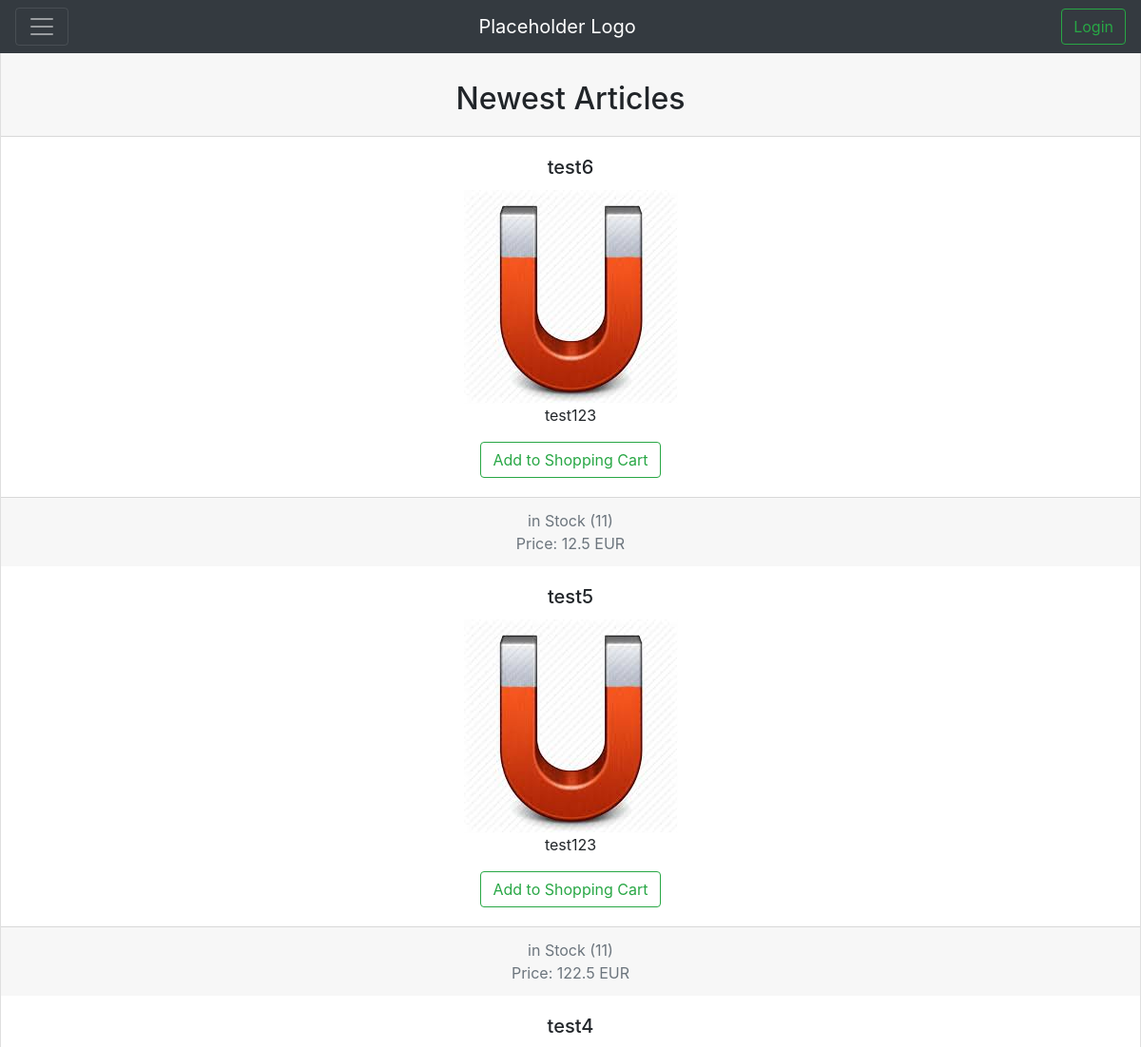
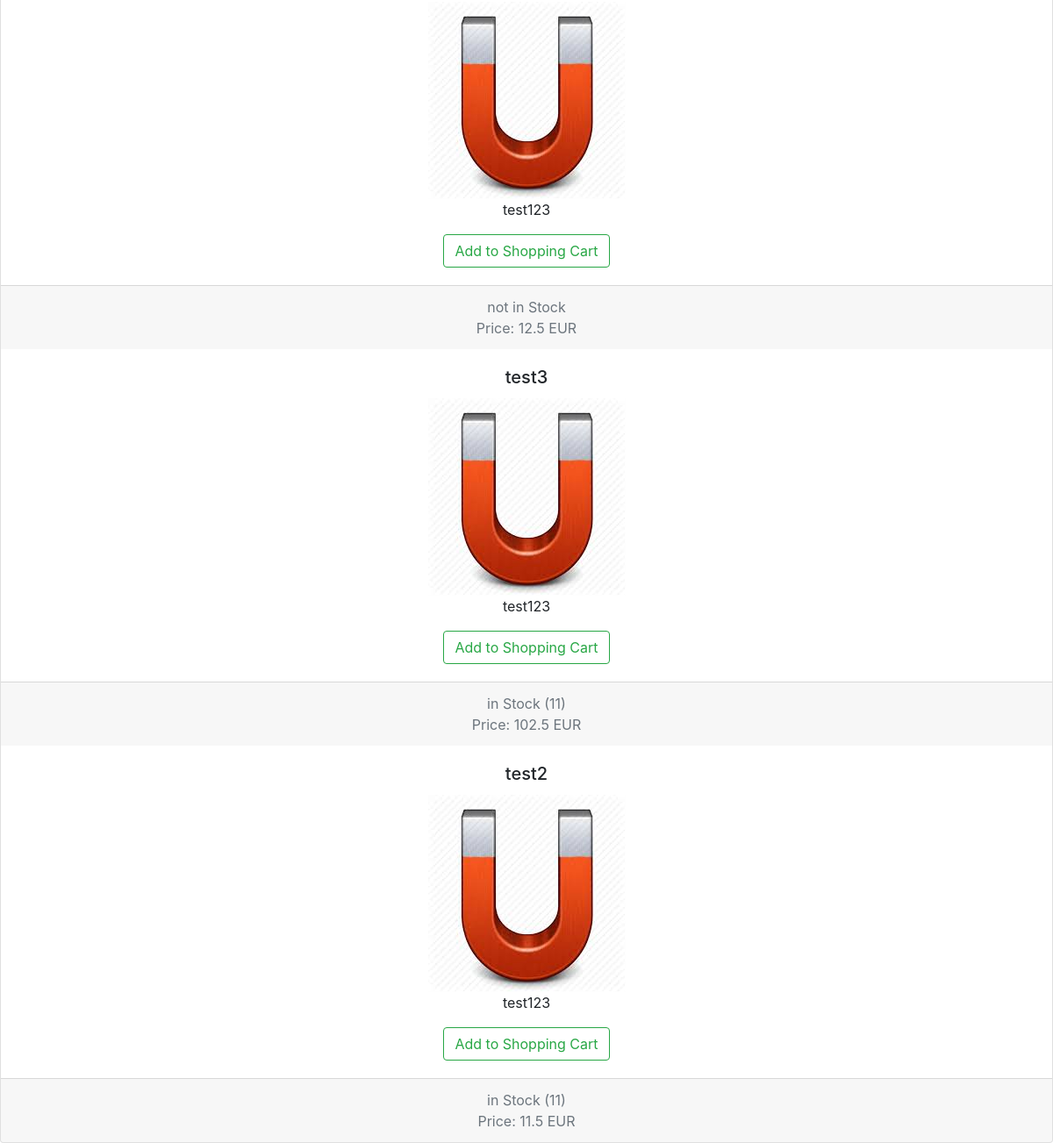
The page /dist/index.php on the database its author committed (2 pictures, top to bottom).
### tables this page shows
CREATE TABLE `article` (
  `article_id` int(255) NOT NULL,
  `article_name` varchar(200) NOT NULL,
  `description` varchar(2000) NOT NULL,
  `price` decimal(10,2) NOT NULL,
  `stock` int(11) NOT NULL,
  `picture` varchar(255) DEFAULT NULL,
  `category` enum('Hardware','Software') DEFAULT NULL,
  `os` enum('Windows','Mac') NOT NULL,
  `status` enum('active','hidden') NOT NULL DEFAULT 'active'
);

### dist/php/db_functions.php (called while the page is built, shortened)
<?php
class userClass
{
  private $conn;
  public function __construct()
  {
    $database = new Database();
    $db = $database->dbConnection();
    $this->conn = $db;
  }
  public function runQuery($sql)
  {
    $stmt = $this->conn->prepare($sql);
    return $stmt;
  }
  public function getCurrency()
  {
    if($this->is_loggedin()) {
      $stmt = $this->runQuery("SELECT * FROM customer_currency WHERE customer_id=:customer_id");
      $stmt->execute(array(':customer_id' => $_SESSION['user_session']));
      $currency = $stmt->fetch(PDO::FETCH_ASSOC);
      return $currency['currency'];
    }
    else
    {
      return "EUR";
    }
  }
}

### dist/php/frontpage.php (the view)
<?php
$user_req = new userClass();
$stmt = $user_req->runQuery("SELECT * FROM new_article");
$stmt->execute();
if($user_req->is_loggedin()){
  $rate = $user_req->getRate();
}
else{
  $rate=1;
}
?>
<br/><br/>
<div class="card text-center">
  <div class="card-header">
    <br/>
    <h2>Newest Articles</h2>
  </div>
  <?php
  while($userReq=$stmt->fetch(PDO::FETCH_ASSOC)){
    ?>
    <div class="card-body">
      <h5 class="card-title"><?php echo($userReq['article_name']);  ?></h5>
      <img src="<?php echo($userReq['picture']);?>" class="article_image"/>
      <p class="card-text"><?php echo($userReq['description']);  ?></p>
      <a href="addtocart.php?article=<?php echo($userReq['article_id']);?>" class="btn btn-outline-success my-2 my-sm-0" value="">Add to Shopping Cart</a>
    </div>
    <div class="card-footer text-muted">
      <?php if(($userReq['stock']) <=0)
      {
        echo("not in Stock");
      }
      else
      {
        ?> in Stock (<?php echo($userReq['stock']);?>)
        <?php
      }
      ?>
      <br/> Price: <?php echo($userReq['price']*$rate);?> <?php echo($user_req->getCurrency());?>
    </div>
    <?php
  }
  ?>
</div>

### rows shown on the page
article: article_name "test6", description "test123", stock "11", $userReq['price']*$rate "12.5"
article: article_name "test5", description "test123", stock "11", $userReq['price']*$rate "122.5"
article: article_name "test4", description "test123", stock "not in Stock", $userReq['price']*$rate "12.5"
article: article_name "test3", description "test123", stock "11", $userReq['price']*$rate "102.5"
article: article_name "test2", description "test123", stock "11", $userReq['price']*$rate "11.5"
